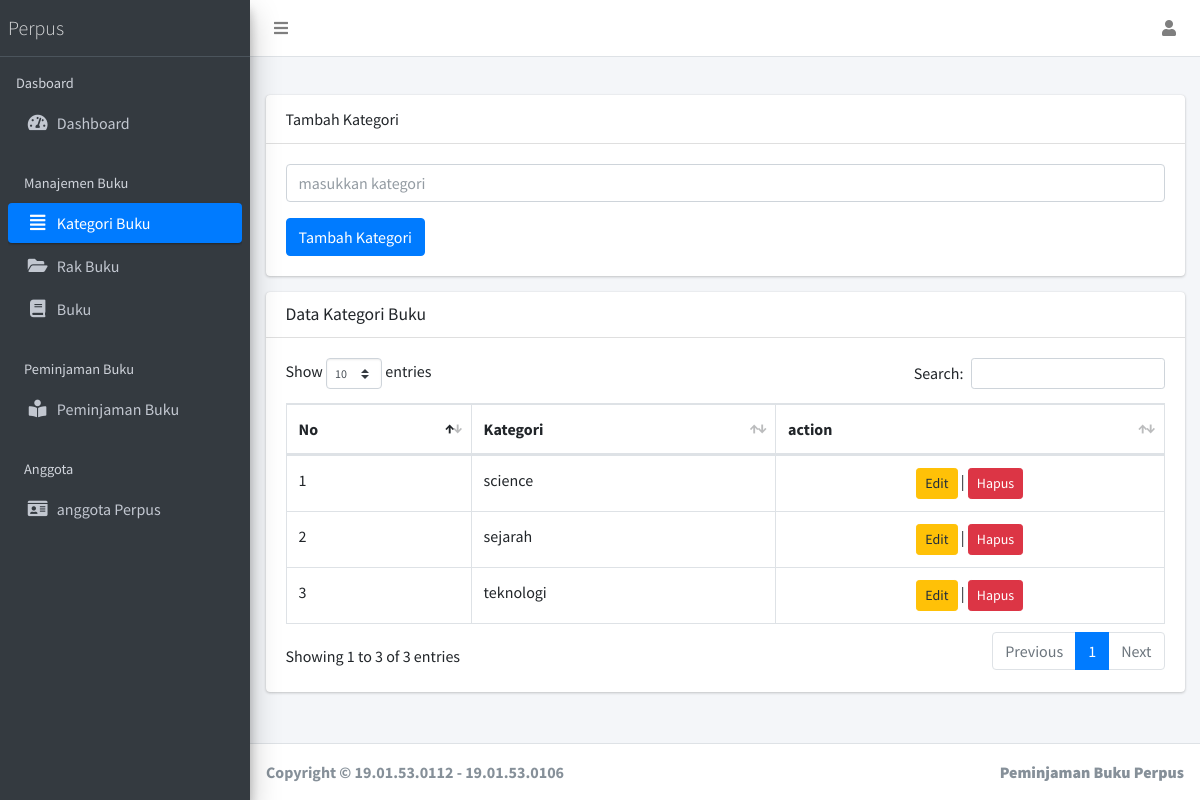
The page /index.php/public/?page=kategori (signed in) on the database its author committed.
### tables this page shows
CREATE TABLE `kategori_buku` (
  `id` int(11) NOT NULL,
  `jenis` varchar(255) NOT NULL
);

### views/main/kategori/index.php (the view, shortened to what this page needs)
<div class="row">
  <div class="col">
    <div class="card">
      <div class="card-header">
        Tambah Kategori
      </div>
      <div class="card-body">
        <form action="" method="POST">
          <div class="form-class">
            <input type="text" class="form-control" required name="kategori" placeholder="masukkan kategori">
          </div>
          <button type="submit" name="add" class="btn btn-primary mt-3">Tambah Kategori</button>
        </form>
      </div>
    </div>
  </div>
</div>
<div class="row">
  <div class="col-12">
    <div class="card">
      <div class="card-header">
        <h3 class="card-title">Data Kategori Buku</h3>
      </div>
      <div class="card-body">
        <table id="example1" class="table table-bordered table-hover">
          <thead>
            <tr>
              <th>No</th>
              <th>Kategori</th>
              <th>action</th>
            </tr>
          </thead>
          <tbody>
            <?php
            $sql = "SELECT * FROM kategori_buku";
            $no = 1;
            $query = mysqli_query($koneksi, $sql) or die(mysqli_error($koneksi));
            while ($data = mysqli_fetch_assoc($query)) : ?>
              <tr>
                <td><?= $no++ ?></td>
                <td><?= $data['jenis'] ?></td>
                <td class="text-center"><button type="button" class="btn btn-sm btn-warning" data-toggle="modal" data-target="#edit<?= $data['id'] ?>">
                    Edit
                  </button> | <form action="" method="post" style="display: inline;">
                    <button type="submit" name="delete" onclick="return confirm('yakin ingin menghapus data ini?')" class="btn btn-danger btn-sm">Hapus</button>
                  </form>
                </td>
              </tr>
            <?php endwhile ?>
          </tbody>
        </table>
      </div>
    </div>
  </div>
</div>

### rows shown on the page
kategori_buku: jenis "science"
kategori_buku: jenis "sejarah"
kategori_buku: jenis "teknologi"
